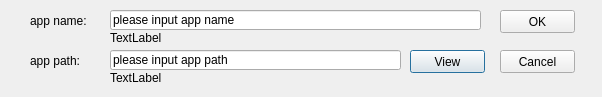
<?xml version="1.0" encoding="UTF-8"?>
<ui version="4.0">
 <class>Dialog</class>
 <widget class="QDialog" name="Dialog">
  <property name="geometry">
   <rect>
    <x>0</x>
    <y>0</y>
    <width>602</width>
    <height>97</height>
   </rect>
  </property>
  <property name="windowTitle">
   <string>Dialog</string>
  </property>
  <widget class="QPushButton" name="pushButton_3">
   <property name="geometry">
    <rect>
     <x>410</x>
     <y>50</y>
     <width>75</width>
     <height>23</height>
    </rect>
   </property>
   <property name="text">
    <string>View</string>
   </property>
   <property name="shortcut">
    <string>V</string>
   </property>
  </widget>
  <widget class="QLabel" name="label_2">
   <property name="geometry">
    <rect>
     <x>30</x>
     <y>50</y>
     <width>61</width>
     <height>21</height>
    </rect>
   </property>
   <property name="text">
    <string>app path:</string>
   </property>
  </widget>
  <widget class="QLineEdit" name="lineEdit_2">
   <property name="geometry">
    <rect>
     <x>110</x>
     <y>50</y>
     <width>291</width>
     <height>20</height>
    </rect>
   </property>
   <property name="text">
    <string>please input app path</string>
   </property>
  </widget>
  <widget class="QPushButton" name="pushButton_2">
   <property name="geometry">
    <rect>
     <x>500</x>
     <y>50</y>
     <width>75</width>
     <height>23</height>
    </rect>
   </property>
   <property name="text">
    <string>Cancel</string>
   </property>
   <property name="shortcut">
    <string>C</string>
   </property>
  </widget>
  <widget class="QLabel" name="label">
   <property name="geometry">
    <rect>
     <x>30</x>
     <y>10</y>
     <width>61</width>
     <height>21</height>
    </rect>
   </property>
   <property name="text">
    <string>app name:</string>
   </property>
  </widget>
  <widget class="QLineEdit" name="lineEdit">
   <property name="geometry">
    <rect>
     <x>110</x>
     <y>10</y>
     <width>371</width>
     <height>20</height>
    </rect>
   </property>
   <property name="text">
    <string>please input app name</string>
   </property>
  </widget>
  <widget class="QPushButton" name="pushButton">
   <property name="geometry">
    <rect>
     <x>500</x>
     <y>10</y>
     <width>75</width>
     <height>23</height>
    </rect>
   </property>
   <property name="text">
    <string>OK</string>
   </property>
   <property name="shortcut">
    <string>O</string>
   </property>
  </widget>
  <widget class="QLabel" name="label_3">
   <property name="geometry">
    <rect>
     <x>110</x>
     <y>30</y>
     <width>291</width>
     <height>16</height>
    </rect>
   </property>
   <property name="text">
    <string>TextLabel</string>
   </property>
  </widget>
  <widget class="QLabel" name="label_4">
   <property name="geometry">
    <rect>
     <x>110</x>
     <y>70</y>
     <width>291</width>
     <height>16</height>
    </rect>
   </property>
   <property name="text">
    <string>TextLabel</string>
   </property>
  </widget>
 </widget>
 <resources/>
 <connections>
  <connection>
   <sender>pushButton_2</sender>
   <signal>clicked()</signal>
   <receiver>Dialog</receiver>
   <slot>close()</slot>
   <hints>
    <hint type="sourcelabel">
     <x>526</x>
     <y>63</y>
    </hint>
    <hint type="destinationlabel">
     <x>592</x>
     <y>60</y>
    </hint>
   </hints>
  </connection>
 </connections>
</ui>
